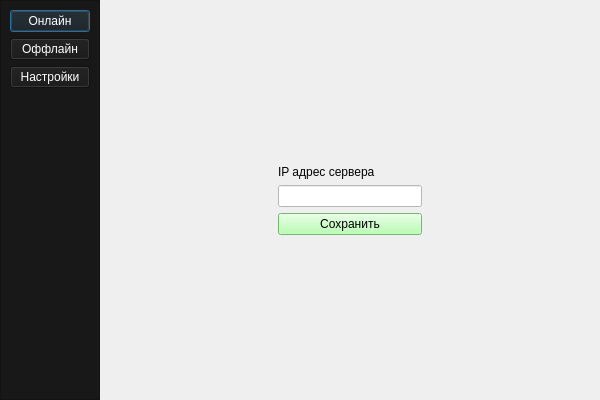
<?xml version="1.0" encoding="UTF-8"?>
<ui version="4.0">
 <class>Dialog</class>
 <widget class="QDialog" name="Dialog">
  <property name="geometry">
   <rect>
    <x>0</x>
    <y>0</y>
    <width>600</width>
    <height>400</height>
   </rect>
  </property>
  <property name="sizePolicy">
   <sizepolicy hsizetype="Expanding" vsizetype="Expanding">
    <horstretch>0</horstretch>
    <verstretch>0</verstretch>
   </sizepolicy>
  </property>
  <property name="windowTitle">
   <string>Комплекс</string>
  </property>
  <property name="styleSheet">
   <string notr="true"/>
  </property>
  <layout class="QHBoxLayout" name="horizontalLayout">
   <property name="leftMargin">
    <number>0</number>
   </property>
   <property name="topMargin">
    <number>0</number>
   </property>
   <property name="rightMargin">
    <number>0</number>
   </property>
   <property name="bottomMargin">
    <number>0</number>
   </property>
   <item>
    <widget class="QFrame" name="frame">
     <property name="enabled">
      <bool>true</bool>
     </property>
     <property name="styleSheet">
      <string notr="true">background-color: rgb(24, 24, 24)</string>
     </property>
     <property name="frameShape">
      <enum>QFrame::StyledPanel</enum>
     </property>
     <property name="frameShadow">
      <enum>QFrame::Raised</enum>
     </property>
     <layout class="QVBoxLayout" name="verticalLayout_2">
      <item>
       <widget class="QPushButton" name="btn_online_menu">
        <property name="styleSheet">
         <string notr="true">color: rgb(255, 255, 255);
font:16pt &quot;Consolas&quot;;
</string>
        </property>
        <property name="text">
         <string>Онлайн</string>
        </property>
       </widget>
      </item>
      <item>
       <widget class="QPushButton" name="btn_offline_menu">
        <property name="styleSheet">
         <string notr="true">color: rgb(255, 255, 255);
font:16pt &quot;Consolas&quot;;

</string>
        </property>
        <property name="text">
         <string>Оффлайн</string>
        </property>
       </widget>
      </item>
      <item>
       <widget class="QPushButton" name="btn_settings">
        <property name="enabled">
         <bool>true</bool>
        </property>
        <property name="sizePolicy">
         <sizepolicy hsizetype="Fixed" vsizetype="Preferred">
          <horstretch>10</horstretch>
          <verstretch>0</verstretch>
         </sizepolicy>
        </property>
        <property name="styleSheet">
         <string notr="true">color: rgb(255, 255, 255);
font:16pt &quot;Consolas&quot;;
</string>
        </property>
        <property name="text">
         <string>Настройки</string>
        </property>
       </widget>
      </item>
      <item>
       <spacer name="verticalSpacer_3">
        <property name="orientation">
         <enum>Qt::Vertical</enum>
        </property>
        <property name="sizeHint" stdset="0">
         <size>
          <width>20</width>
          <height>40</height>
         </size>
        </property>
       </spacer>
      </item>
     </layout>
    </widget>
   </item>
   <item>
    <spacer name="horizontalSpacer">
     <property name="orientation">
      <enum>Qt::Horizontal</enum>
     </property>
     <property name="sizeHint" stdset="0">
      <size>
       <width>40</width>
       <height>20</height>
      </size>
     </property>
    </spacer>
   </item>
   <item>
    <widget class="QWidget" name="widget" native="true">
     <property name="enabled">
      <bool>true</bool>
     </property>
     <property name="sizePolicy">
      <sizepolicy hsizetype="Expanding" vsizetype="Expanding">
       <horstretch>0</horstretch>
       <verstretch>0</verstretch>
      </sizepolicy>
     </property>
     <property name="styleSheet">
      <string notr="true"/>
     </property>
     <layout class="QVBoxLayout" name="verticalLayout">
      <item>
       <spacer name="verticalSpacer">
        <property name="orientation">
         <enum>Qt::Vertical</enum>
        </property>
        <property name="sizeHint" stdset="0">
         <size>
          <width>20</width>
          <height>40</height>
         </size>
        </property>
       </spacer>
      </item>
      <item>
       <widget class="QLabel" name="label_2">
        <property name="styleSheet">
         <string notr="true">font: 75 14pt &quot;MS Shell Dlg 2&quot;;</string>
        </property>
        <property name="text">
         <string>IP адрес сервера</string>
        </property>
        <property name="alignment">
         <set>Qt::AlignLeading|Qt::AlignLeft|Qt::AlignVCenter</set>
        </property>
       </widget>
      </item>
      <item>
       <widget class="QLineEdit" name="lbl_vzvod_num">
        <property name="styleSheet">
         <string notr="true">background-color: rgb(255, 255, 255);
font: 75 14pt &quot;MS Shell Dlg 2&quot;;</string>
        </property>
       </widget>
      </item>
      <item>
       <widget class="QPushButton" name="btn_apply">
        <property name="styleSheet">
         <string notr="true">background-color: rgb(165, 255, 158);
font: 75 14pt &quot;MS Shell Dlg 2&quot;;</string>
        </property>
        <property name="text">
         <string>Сохранить</string>
        </property>
       </widget>
      </item>
      <item>
       <spacer name="verticalSpacer_2">
        <property name="orientation">
         <enum>Qt::Vertical</enum>
        </property>
        <property name="sizeHint" stdset="0">
         <size>
          <width>20</width>
          <height>40</height>
         </size>
        </property>
       </spacer>
      </item>
     </layout>
    </widget>
   </item>
   <item>
    <spacer name="horizontalSpacer_2">
     <property name="orientation">
      <enum>Qt::Horizontal</enum>
     </property>
     <property name="sizeHint" stdset="0">
      <size>
       <width>40</width>
       <height>20</height>
      </size>
     </property>
    </spacer>
   </item>
   <item>
    <widget class="QFrame" name="frame_2">
     <property name="frameShape">
      <enum>QFrame::StyledPanel</enum>
     </property>
     <property name="frameShadow">
      <enum>QFrame::Raised</enum>
     </property>
    </widget>
   </item>
  </layout>
 </widget>
 <resources/>
 <connections/>
</ui>
